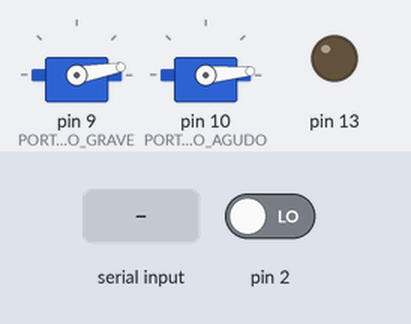
A sketch run on a simulated Arduino Uno, built with avr-gcc and run on an emulated ATmega328P. On the bench: 2 × servo, output pins drawn as LEDs (lit = HIGH). Inputs (shaded band) come from the test bench; at power-on: pin 2 LOW. What the sketch prints to the serial monitor is not drawn.

Above: at 1.7 s.
1.8 s: byte 30 (30) received over Serial
At 1.82 s:
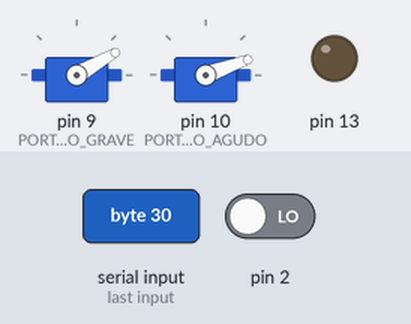
3.3 s: pin 2 driven HIGH
Timing chart, 0 to 6.3 s (numbered marks = the images above; inputs shaded):
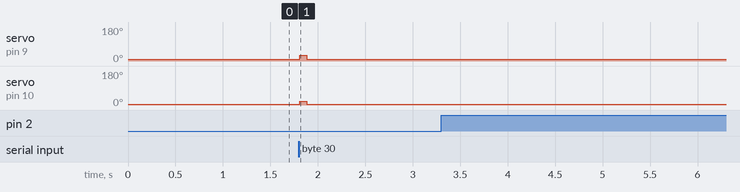

The sketch:

RoboMus-Bongo-Arduino.ino
```cpp
#include <Servo.h>

#define PORTA_BONGO_GRAVE 9
#define PORTA_BONGO_AGUDO 10
#define ANGULO_DESCIDA_A 20
#define ANGULO_SUBIDA_A 5
#define ANGULO_DESCIDA_G 30
#define ANGULO_SUBIDA_G 10

#define TEMPO_A 65
#define TEMPO_G 65

struct Message{

  byte idAction;
  byte idMessage;
  short relativeTime;
  short duration;
  byte data[20];
  long initialTime;
  long finalTime;

};
struct Message currentMessage,nextMessage;

//flag que de termina se é pra ler nova mensagem
byte readNewMsg = 1;
byte firstByte;
//variaveis auxiliares
byte hByte;
byte lByte;
byte h2Byte;
byte l2Byte;

long initialTime;

Servo bongoGrave;
Servo bongoAgudo;

void iniciarServos(){

  bongoGrave.attach(PORTA_BONGO_GRAVE);
  bongoAgudo.attach(PORTA_BONGO_AGUDO);

  bongoGrave.write(ANGULO_SUBIDA_G);
  bongoAgudo.write(ANGULO_SUBIDA_A);

  delay(500);

}

void tocar(Servo bongo,int anguloDescida, int anguloSubida, int tempo){
  bongo.write(anguloDescida);
  delay(tempo);
  bongo.write(anguloSubida);
}

void tocar(char bongo, int tempo){
  if(bongo == 'A'){
    tocar(bongoAgudo, ANGULO_DESCIDA_A, ANGULO_SUBIDA_A,tempo);
  }else{
    tocar(bongoGrave, ANGULO_DESCIDA_G, ANGULO_SUBIDA_G,tempo);
  }
}

void tocar(char bongo){

  //int tempo = nextMessage.data[0]<<8 | nextMessage.data[1];
  if(bongo == 'A'){
    tocar(bongo,TEMPO_A);
  }else{
    tocar(bongo,TEMPO_G);
  }

}

void tocarJunto(
                int anguloDescidaA,
                int anguloDescidaG,
                int anguloSubidaA,
                int anguloSubidaG,
                int tempo
                ){

  bongoGrave.write(anguloDescidaG);
  bongoAgudo.write(anguloDescidaA);
  delay(tempo);
  bongoAgudo.write(anguloSubidaA);
  bongoGrave.write(anguloSubidaG);
}

void tocarJunto(int tempo){

  tocarJunto( ANGULO_DESCIDA_A,
              ANGULO_DESCIDA_G,
              ANGULO_SUBIDA_A,
              ANGULO_SUBIDA_G,
              tempo);
}
void tocarJunto(){
  tocarJunto(TEMPO_A+8);
}
// funcoes para teste
void testAngulo(){
  int angulo;
   if (Serial.available() >= 3) {
        char fb = Serial.read();
        switch(fb){
          case 'a'://axx
            angulo = 10*(Serial.read() - 48);

            angulo += (Serial.read() - 48);
            Serial.println(angulo);
            tocar(bongoGrave,angulo, 0, 20);
          break;
          case 't'://txx
            int tempo = 10*(Serial.read() - 48);

            tempo += (Serial.read() - 48);
            Serial.println(tempo);
            tocar('G', tempo);
          break;
        }
   }
}
/*
void ritmo1(int tempo){

    tocar(bongoGrave, 60);
    delay(2*tempo);
    tocar(bongoAgudo, 60);
    delay(tempo);
    tocar(bongoAgudo, 60);
    delay(2*tempo);
    tocar(bongoGrave, 60);
    delay(tempo);
    tocar(bongoAgudo, 60);
    delay(2*tempo);

}
void ritmo2(int tempo){

    tocar(bongoGrave, 60);
    delay(tempo);
    tocar(bongoGrave, 60);
    delay(tempo);
    tocar(bongoGrave, 60);
    delay(tempo);
    tocar(bongoGrave, 60);
    delay(tempo);
    tocarJunto();
    delay(tempo);


}
void ritmo3(int tempo){

    tocar(bongoGrave, 60);
    delay(tempo);
    tocar(bongoGrave, 60);
    delay(tempo);
    tocar(bongoGrave, 60);
    delay(tempo);
    tocar(bongoAgudo, 60);
    //tocarJunto();
    delay(tempo);


}

void ritmo4(int tempo){

    tocar(bongoGrave, 60);
    delay(2*tempo - 60);
    tocar(bongoAgudo, 60);
    delay(1*tempo - 60);
    tocar(bongoGrave, 60);
    delay(1*tempo - 60);
    tocar(bongoGrave, 60);
    delay(2*tempo - 60);
    tocar(bongoAgudo, 60);
    //tocarJunto();
    delay(2*tempo - 60);


}

void ritmo5(int tempo){

    tocar(bongoGrave, 60);
    delay(3*tempo - 60);
    tocar(bongoGrave, 60);
    delay(1*tempo - 60);
    tocar(bongoAgudo, 60);
    delay(2*tempo - 60);
    tocar(bongoGrave, 60);
    delay(3*tempo - 60);
    tocar(bongoGrave, 60);
    delay(1*tempo - 60);
    tocar(bongoGrave, 60);
    delay(2*tempo - 60);
    tocar(bongoAgudo, 60);
    delay(4*tempo - 60);

}
void comeAsYouAre(int tempo){

    tocar(bongoGrave, 60);
    delay(2*tempo - 60);
    tocar(bongoAgudo, 60);
    delay(2*tempo - 60);
    tocar(bongoGrave, 60);
    delay(1*tempo - 60);
    tocar(bongoGrave, 60);
    delay(1*tempo - 60);
    tocar(bongoAgudo, 60);
    delay(1*tempo - 60);
    tocar(bongoGrave, 60);
    delay(1*tempo - 60);
    tocar(bongoGrave, 60);
    delay(1*tempo - 60);
    tocar(bongoGrave, 60);
    delay(1*tempo - 60);
    tocar(bongoAgudo, 60);
    delay(1*tempo - 60);
    tocar(bongoGrave, 60);
    delay(2*tempo - 60);
    tocar(bongoGrave, 60);
    delay(1*tempo - 60);
    tocar(bongoAgudo, 60);
    delay(1*tempo - 60);
    tocar(bongoGrave, 60);
    delay(1*tempo - 60);
} */
int i = 0, medAnt=0, med;
void interrupcao(){
  med = millis();
  if(med - medAnt > 50 ){
    Serial.println(millis());
    medAnt =  med;
  }


 }
void setup() {

  Serial.begin(9600);

  pinMode(13,OUTPUT);
  digitalWrite(13,LOW);

  iniciarServos();

  initialTime = millis();
  nextMessage.relativeTime = 0x7FFF;

  /*teste*/
  //tocarJunto();
  attachInterrupt(0,interrupcao,RISING);


}
/*
void loop(){
  tocar(bongoGrave, 50);
  delay(75);
  //Serial.println(analogRead(A1));
}
*/

void loop()
{
  //ritmo5(200);
  if(readNewMsg){
    if(Serial.available() > 0){
      //Read the header
      firstByte = Serial.read();
      nextMessage.idAction = firstByte;
      //Serial.write(firstByte);
      delay(10);
      nextMessage.idMessage = Serial.read();

      hByte = Serial.read();
      h2Byte = Serial.read();
      lByte = Serial.read();
      l2Byte = Serial.read();

      nextMessage.relativeTime = hByte<<24 | h2Byte<<16 | lByte<<8 | l2Byte;

      hByte = Serial.read();
      lByte = Serial.read();
      nextMessage.duration = hByte<<8 |  (lByte);

      //end header

      switch (firstByte){
        case 10://tocar bongo grave def

          //nextMessage.data[0] = Serial.read();
          //nextMessage.data[1] = Serial.read();

          readNewMsg = 0;

        break;
        case 20://tocar bongo grave    def
          //nextMessage.data[0] = Serial.read();
          //nextMessage.data[1] = Serial.read();
          readNewMsg = 0;

        break;
        case 30://playBongoTogetherDef
          readNewMsg = 0;
        break;
        case 40://playBongoTogether
          nextMessage.data[0] = Serial.read(); //angulo de descida
          nextMessage.data[1] = Serial.read(); //angulo de subida
          readNewMsg = 0;
        break;
        case 50://playBongoG
          nextMessage.data[0] = Serial.read(); //angulo de descida
          nextMessage.data[1] = Serial.read(); //angulo de subida
          readNewMsg = 0;
        break;
        case 60://playBongoA
          nextMessage.data[0] = Serial.read(); //angulo de descida
          nextMessage.data[1] = Serial.read(); //angulo de subida
          readNewMsg = 0;
        break;

       }
    }
  }else{
    //nextMessage.relativeTime = 3000;
    //nextMessage.duration = 5000;
    if( millis() >= (initialTime + nextMessage.relativeTime)
       ){ //execucao

      currentMessage = nextMessage;
      readNewMsg = 1;
      if(currentMessage.relativeTime == 0){
        initialTime = millis();
      }
      switch (currentMessage.idAction){
        case 10://playBongoDefG
          tocar('G');
          Serial.write(currentMessage.idMessage);
        break;
        case 20://playBongoDefA
          tocar('A');
          Serial.write(currentMessage.idMessage);
        break;
        case 30://playBongoTogetherDef
          tocarJunto();
          Serial.write(currentMessage.idMessage);
        break;
        case 40://playBongoTogether
          /*tocarJunto(currentMessage.data[0],
                     currentMessage.data[1],
                     currentMessage.duration);
          Serial.write(currentMessage.idMessage);*/
        break;
        case 50://playBongoG
          tocar(bongoGrave,
                currentMessage.data[0],
                currentMessage.data[1],
                currentMessage.duration);
          Serial.write(currentMessage.idMessage);
        break;
        case 60://playBongoA
          tocar(bongoAgudo,
                currentMessage.data[0],
                currentMessage.data[1],
                currentMessage.duration);
          Serial.write(currentMessage.idMessage);
        break;

       }
    }/*else{ //preparacao

      switch (nextMessage.idAction){
        case 10:
        //funcao pra isso

        break;
        case 20:
        //funcao pra isso


        break;

       }

    }*/

  }

}
```

Measured:
- after the input at 1.8 s, servo on pin 9 (PORTA_BONGO_GRAVE): 10° → 30° at once, → 10° 0.07 s later; servo on pin 10 (PORTA_BONGO_AGUDO): 5° → 20° at once, → 5° 0.07 s later
- after the input at 3.3 s, every drawn part: stays the same
